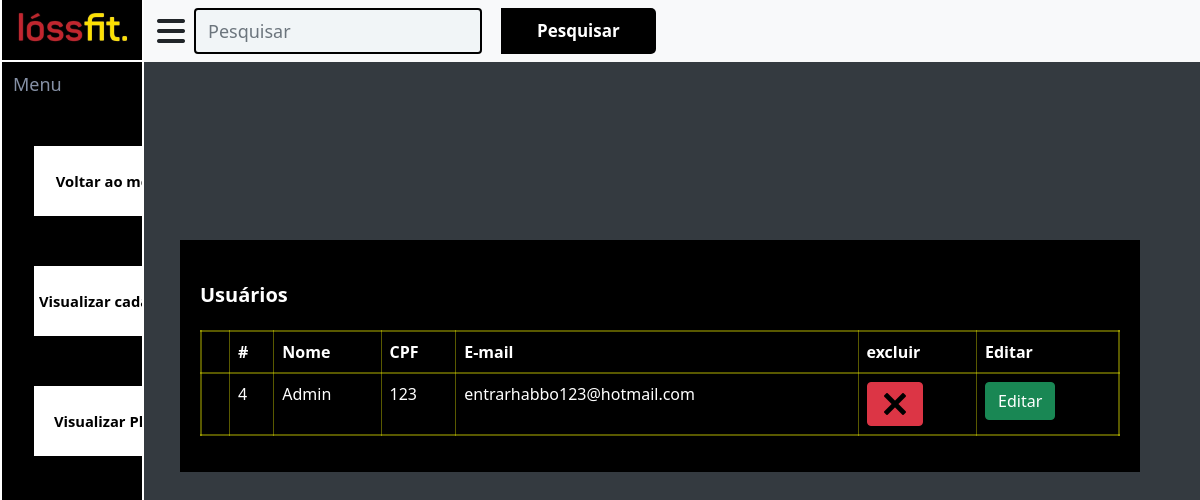
Page /pages/pg_plano_user.php?nome=Admin (signed in) on the committed database.
### tables this page shows
CREATE TABLE `tbl_cadastro` (
  `id_cadastro` int(11) NOT NULL,
  `usuario` varchar(45) DEFAULT NULL,
  `senha` varchar(45) DEFAULT NULL,
  `cpf` varchar(20) DEFAULT NULL,
  `nome` varchar(45) DEFAULT NULL,
  `email` varchar(45) DEFAULT NULL,
  `sexo` varchar(15) DEFAULT NULL,
  `nascimento` varchar(50) DEFAULT NULL,
  `telefone` varchar(45) DEFAULT NULL,
  `telefone_ad` varchar(45) DEFAULT NULL,
  `perm_acesso` varchar(45) DEFAULT NULL,
  `valores` int(11) DEFAULT NULL
);

### pages/pg_plano_user.php (the view, shortened to what this page needs)
<?php
include_once("../inc/connect.php");
?>
<!DOCTYPE html>
<html lang="en">
<head>
    <link href="../css/style_lateral.css" rel="stylesheet" type="text/css">
    <link rel="stylesheet" href="path/to/font-awesome/css/font-awesome.min.css">
    <link href="https://cdn.jsdelivr.net/npm/bootstrap@5.0.2/dist/css/bootstrap.min.css" rel="stylesheet"
>
</head>
<body style="display:flex;justify-content:center;background-color:#343a40!important;">
    <header>
        <div class="nav-top">
            <nav class="div-navv">
                <div class="imgss"></div>
            </nav>
            <nav class="div-nav2">
                <div class="btn">
                    <span onclick="menu_toogle()"><i class="fa-solid fa-bars fa-2xl"></i></span>
                </div>
            </nav>
            <nav class="navbar navbar-light bg-light" style="left:2vw;">
                <div class="container-fluid">
                    <form class="d-flex" method="GET" action="">
                        <div class="input-group">
                            <input type="search" name="nome" class="form-control rounded" placeholder="Pesquisar"
                                aria-label="Search" aria-describedby="search-addon" value="<?php if (isset($_GET['nome_aluno']))
                                    echo $_GET['nome_aluno']; ?>"
                                style="color:black!important;border:2px solid black;" />
                            <button type="submit" class="btn-src">Pesquisar</button>
                        </div>
                    </form>
                </div>
            </nav>
        </div>
    </header>
    <div class="forum_menu">
        <ul>
            <li class="list active">
                <a class="alink">
                    <span class="titulo-menu">Menu</span>
                </a>
            </li>
            <li class="list active " style="display: flex;flex-direction: column;row-gap: 2vh;">
                <a class="alink" href="../index_Apre.php"><span class="titulo"
                        style="cursor:pointer;background-color: white;"> Voltar ao menu </span></a>
            </li>
            <li class="list active " style="display: flex;flex-direction: column;row-gap: 2vh;"><a class="alink"
                    onclick="abrir_cad('cad')"><span class="titulo" style="cursor:pointer;background-color: white;">
                        Visualizar cadastros </span></a>
            </li>
            <li class="list active " style="display: flex;flex-direction: column;row-gap: 2vh;">
                <a class="alink" onclick="abrir_plan('plan')"><span class="titulo"
                        style="cursor:pointer;background-color: white;"> Visualizar Plano </span></a>
            </li>
        </ul>
    </div>
    <div class="tabela" id="cad">
        <p style="margin-top:20px;margin-bottom:20px;font-size:20px;font-weight:700;">Usuários</p>
        <table class="table">
            <thead class="thead-light">
                <tr>
                    <th scope="col"></th>
                    <th scope="col">#</th>
                    <th scope="col">Nome</th>
                    <th scope="col">CPF</th>
                    <th scope="col">E-mail</th>
                    <th scope="col">excluir</th>
                    <th scope="col">Editar</th>
                </tr>
            </thead>
            <tbody>
                <?php
                $pesquisa = "";
                if (isset($_GET['nome']))
                    $pesquisa = $conn->real_escape_string($_GET['nome']);
                $sql_code = "SELECT * FROM tbl_cadastro WHERE nome LIKE '%$pesquisa%'";
                $sql_query = $conn->query($sql_code) or die("ERRO ao consultar! " . $conn->error);
                if ($sql_query->num_rows == 0) {
                    ?>
                    <tr>
                        <td colspan="3">Nenhum resultado encontrado...</td>
                    </tr>
                <tbody>
                    <?php
                } else {
                    while ($cadastro = $sql_query->fetch_assoc()) {
                        echo "<tr>";
                        echo "<td></td>";
                        echo "<td>" . $cadastro['id_cadastro'] . "</td>";
                        echo "<td>" . $cadastro['nome'] . "</td>";
                        echo "<td>" . $cadastro['cpf'] . "</td>";
                        echo "<td>" . $cadastro['email'] . "</td>";
                        echo "<td>" . '  <a class="btn btn-danger" hhref=../inc/remove_user.php?id=' . $cadastro['id_cadastro'] . "><img  src='..\img\icons8-excluir-30.png'></a>" . "</td>";
                        echo "<td>" . "<button class='btn btn-success' onclick='abrir(" . $cadastro['id_cadastro'] . ")' >Editar</button>" . "</td>";
                        echo "</tr>";
                    }
                }
                ?>
            </tbody>
        </table>
    </div>
</body>
</html>

### css/style_lateral.css (style rules this page uses)
html, body { height: 100%; width: 100%; padding: 0; margin: 0; background-color: #f3f3f4 !important; }
header { position: fixed; top: 0; right: 0; left: 0; display: flex; z-index: 1002; background-color: #f8f9fa; }
.nav-top { display: flex; width: 100%; }
nav { position: relative; left: 0; top: 0; }
.btn-src { color:white!important; background-color: black!important; }
.forum_menu { top: 0; left: 0; height: 100%; position: absolute; background-color: black; width: 12vw; min-width: 12vw; max-width: 12vw; overflow-x: hidden; border-left: 2px solid white; border-right: 2px solid white; background-color: black; }
.forum_menu ul { position: absolute; top: 2vh; left: 0; padding-left: 0; padding-top: 45px; }
.forum_menu ul li { position: relative; list-style: none; width: 100%; min-width:100px; min-height: 60px; }
.forum_menu ul li a { position: relative; display: flex; width: 100%; text-decoration: none; color: #fff; padding-left: 7px; font-size: .92rem; }
.forum_menu ul li a .titulo { line-height: 60px; font-weight: 600; white-space: nowrap; margin: 25px; padding: 5px; }
.titulo-menu { position: absolute; top: 10px; left: 11px; font-size: 18px; color: #8590a5; }
.titulo { display: flex; justify-content: center; align-items: center; width: 100%; color: #000000; }
.imgss { position: relative; top: 0; left: 0; height: 100%; background-repeat: no-repeat; background-image: url(../img/logo.jpg); background-size: cover; background-position: center; }
.div-navv { width: 12vw; height: 100%; border-left: 2px solid white; border-right: 2px solid white; border-bottom: 2px solid white; background-color: black; }
.div-nav2 { display: flex; align-items: center; position: relative; height: 100%; padding: 0; }
.alink { width: 100%; }
.d-flex { position: relative; left: -20px; }
.d-flex input { position: relative; left: -20px; border: none; height: 38px; background-color: #f1f5f7 !important; box-shadow: none !important; }
.tabela { width: 80%; position: absolute; top: 30vh; margin-left: 10vw; padding: 20px; transition: 0.5s; color: white; background-color: #000000; }
table { color: white !important; }
tr { border: 2px solid #ffff0059 !important; }
td { border: 1px solid #ffff0059 !important; }
th { border: 1px solid #ffff0059 !important; }
button { border: 0; outline: none; padding: 10px 36px; font-size: 17px; font-weight: 600; border-radius: 5px; background-color: #a5a5a5; transition: all 0.5s ease; }
.form-control { background: #222!important; color: white!important; font-size: 18px!important; height: 100%!important; outline: 0!important; }

### pages/pg_plano_user.php (style rules this page uses)
#cad { display: block; }
button { border: 0; outline: none; padding: 10px 36px; font-size: 17px; font-weight: 600; border-radius: 5px; background-color: #a5a5a5; transition: all 0.5s ease; }

### rows in the picture
tbl_cadastro: id_cadastro "4", nome "Admin", cpf "123", email "entrarhabbo123@hotmail.com"
